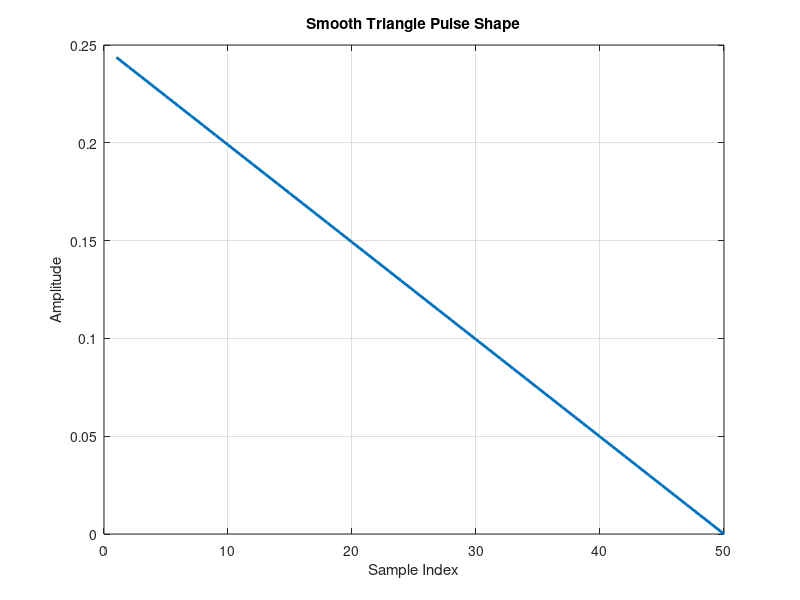

Write MATLAB code to recreate this figure. (Note: this script raises an error after producing the figure.)
clc; 
clear;
close all;

%using the functions from project1
clc;
clear;
close all;

%using the functions from project1
N = 50;  % Number of samples for smooth triangle
p = linspace(1, 0, N);
p = p / norm(p);  % Normalize energy


plot(p, 'LineWidth', 2);
title('Smooth Triangle Pulse Shape');
xlabel('Sample Index');
ylabel('Amplitude');
grid on;
 


% Generate bits and waveform
bits = randi([0 1], 1, num_symbols);
y_tx = generate_pam_waveform(bits, p, samples_per_symbol);

% Time vector for the output signal
t = 0:0.2:(length(y_tx)-1)*0.2;

% Plot
stairs(t, y_tx, 'LineWidth', 1.5);
title('PAM Realization (10 symbols)');
xlabel('Time (s)');
ylabel('Amplitude');
grid on;













%-----------------------Functions----------------------------

function y_tx = generate_pam_waveform(bits, p, samples_per_symbol)
    % Converts bits to PAM impulses and convolves with pulse shape p
    % bits: binary array (0, 1)
    % p: pulse shaping vector (e.g., [5 4 3 2 1]/sqrt(55))
    % samples_per_symbol: 5 in this case
    
    % Convert bits to symbols: 0 -> -1, 1 -> +1
    symbols = 2 * bits - 1;

    % Upsample: insert (samples_per_symbol - 1) zeros between each symbol
    impulse_train = upsample(symbols, samples_per_symbol);

    % Convolve with pulse shaping function
    y_tx = conv(impulse_train, p);
end

function plot_linecodes(Data, Unipolar, PolarNRZ, PolarRZ, t, num_bits_to_show, plot_title)
    % Ensure num_bits_to_show does not exceed the actual number of bits
    num_samples_per_bit = ceil(length(t) / length(Data));
    num_samples_to_show = num_bits_to_show * num_samples_per_bit;

    % Trim the signals to display only the required number of bits
    t_show = t(1:num_samples_to_show);
    Unipolar_show = Unipolar(1, 1:num_samples_to_show); % Select row 1 explicitly
    PolarNRZ_show = PolarNRZ(1, 1:num_samples_to_show);
    PolarRZ_show = PolarRZ(1, 1:num_samples_to_show);

    % Convert Data into a sample-wise representation for accurate plotting
    Data_show = repelem(Data(1:num_bits_to_show), num_samples_per_bit);
    Data_t = t(1:length(Data_show)); % Adjust time axis

    % Plot the signals
    figure;
    sgtitle(plot_title); % Set a title for the entire figure
    
    subplot(4,1,1);
    stairs(Data_t, Data_show, 'k', 'LineWidth', 2);
    title('Orignal Data');
    ylim([-0.5, 1.5]); % Keep the binary level range
    yticks([0 1]);
    yticklabels({'0', '1'});
    grid on;

    subplot(4,1,2);
    stairs(t_show, Unipolar_show, 'b', 'LineWidth', 2);
    title('Unipolar NRZ');
    grid on;

    subplot(4,1,3);
    stairs(t_show, PolarNRZ_show, 'r', 'LineWidth', 2);
    title('Polar NRZ');
    grid on;

    subplot(4,1,4);
    stairs(t_show, PolarRZ_show, 'm', 'LineWidth', 2);
    title('Polar RZ');
    grid on;

    xlabel('Time (s)');
end
